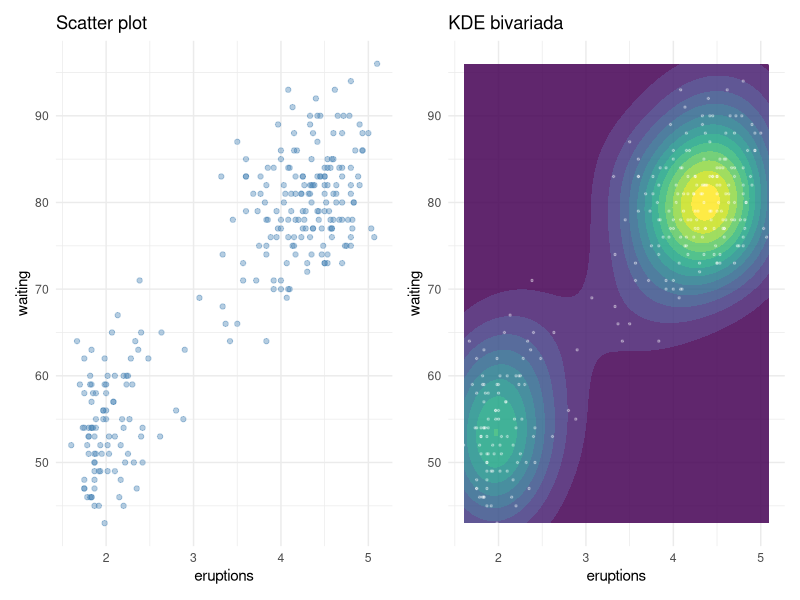

Write R code to recreate this figure.
library(ggplot2)
library(patchwork)

data(faithful)

# Scatter simples: dificil enxergar densidade
p1 <- ggplot(faithful, aes(eruptions, waiting)) +
  geom_point(alpha = 0.4, color = "steelblue") +
  labs(title = "Scatter plot") +
  theme_minimal()

# KDE bivariada: clusters evidentes
p2 <- ggplot(faithful, aes(eruptions, waiting)) +
  geom_density_2d_filled(alpha = 0.85, show.legend = FALSE) +
  geom_point(size = 0.5, color = "white", alpha = 0.3) +
  labs(title = "KDE bivariada") +
  theme_minimal()

p1 + p2
